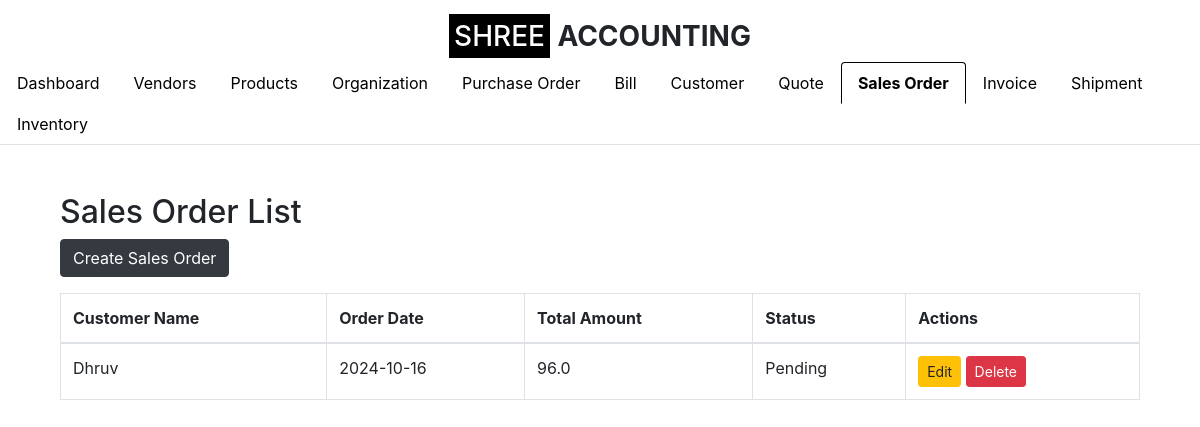
The app's page /sales_order (signed in) with its own data.
### app.py (models this page shows, shortened)
class SalesOrder(db.Model):
    __tablename__ = 'sales_order'
    id = db.Column(db.Integer, primary_key=True)
    order_number = db.Column(db.String(50), nullable=False, unique=True)
    customer_id = db.Column(db.Integer, db.ForeignKey('customer.id'), nullable=False)
    order_date = db.Column(db.Date, nullable=False)
    total_amount = db.Column(db.Float, nullable=False)
    status = db.Column(db.String(50), nullable=False, default='Draft')
    organization_id = db.Column(db.Integer, db.ForeignKey('setup_organization.id'), nullable=False)
    quote_id = db.Column(db.Integer, db.ForeignKey('quote.id'), nullable=True)  # Nullable if not all Sales Orders are created from Quotes
    customer = db.relationship('Customer', backref=db.backref('sales_orders', lazy=True))
    organization = db.relationship('SetupOrganization', backref=db.backref('sales_orders', lazy=True))
    quote = db.relationship('Quote', backref=db.backref('sales_orders', lazy=True))  # Establish relationship with Quote
    line_items = db.relationship('SalesOrderLineItem', backref='order', lazy=True, cascade="all, delete-orphan")

class Customer(db.Model):
    id = db.Column(db.Integer, primary_key=True)
    customer_name = db.Column(db.String(100), nullable=False)
    company_name = db.Column(db.String(100), nullable=False)
    email_id = db.Column(db.String(100), nullable=False)
    phone_number = db.Column(db.String(15), nullable=False)
    address = db.Column(db.String(255), nullable=False)
    gst_number = db.Column(db.String(15), nullable=True)  # GST Number is optional
    organization_id = db.Column(db.Integer, db.ForeignKey('organization.id'), nullable=False)
    organization = db.relationship('Organization', backref=db.backref('customers', lazy=True))

### app.py (the view)
    def wrap(*args, **kwargs):
        if 'logged_in' in session:
            return f(*args, **kwargs)
        else:
            flash('Please log in first.', 'warning')
            return redirect(url_for('login'))

### app.py (called while the page is built)
def login_required(f):
    def wrap(*args, **kwargs):
        if 'logged_in' in session:
            return f(*args, **kwargs)
        else:
            flash('Please log in first.', 'warning')
            return redirect(url_for('login'))
    wrap.__name__ = f.__name__
    return wrap

@app.route('/sales_order', methods=['GET'])
@login_required
def sales_order_list():
    organization_id = session.get('organization_id')
    sales_orders = SalesOrder.query.join(Customer).filter(
        Customer.organization_id == organization_id,
        SalesOrder.organization_id == organization_id  # Ensure sales order belongs to the user's organization
    ).all()
    return render_template('sales_order_list.html', sales_orders=sales_orders, show_logo=True, active_tab='sales_order')

### templates/sales_order_list.html (shortened to what this page needs)
{% extends "base.html" %}
{% block content %}
<div class="container mt-5">
    <h2>Sales Order List</h2>
    <a href="{{ url_for('create_sales_order') }}" class="btn btn-dark mb-3">Create Sales Order</a>
    <table class="table table-bordered">
        <thead>
            <tr>
                <th>Customer Name</th>
                <th>Order Date</th>
                <th>Total Amount</th>
                <th>Status</th>
                <th>Actions</th>
            </tr>
        </thead>
        <tbody>
            {% for order in sales_orders %}
            <tr>
                <td>{{ order.customer.customer_name }}</td>
                <td>{{ order.order_date }}</td>
                <td>{{ order.total_amount }}</td>
                <td>{{ order.status }}</td>
                <td>
                    <a href="{{ url_for('edit_sales_order', sales_order_id=order.id) }}" class="btn btn-warning btn-sm">Edit</a>
                    <form action="{{ url_for('delete_sales_order', order_id=order.id) }}" method="POST" style="display:inline-block;">
                        <button type="submit" class="btn btn-danger btn-sm" onclick="return confirm('Are you sure you want to delete this sales order?');">Delete</button>
                    </form>
                </td>
            </tr>
            {% endfor %}
        </tbody>
    </table>
</div>
{% endblock %}

### records on screen
SalesOrder: customer.customer_name "Dhruv", order_date "2024-10-16", total_amount "96.0", status "Pending"
